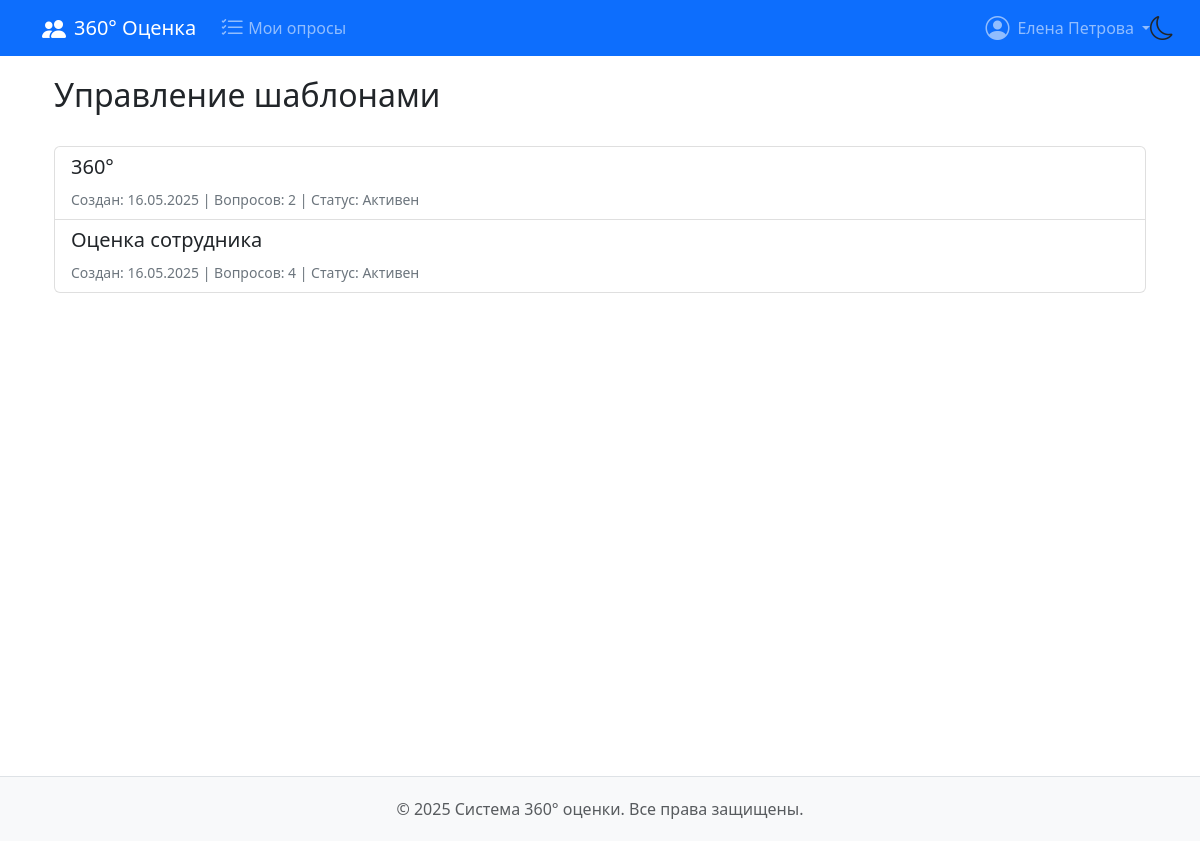
Before: /templates/ (signed in) with the older database file.
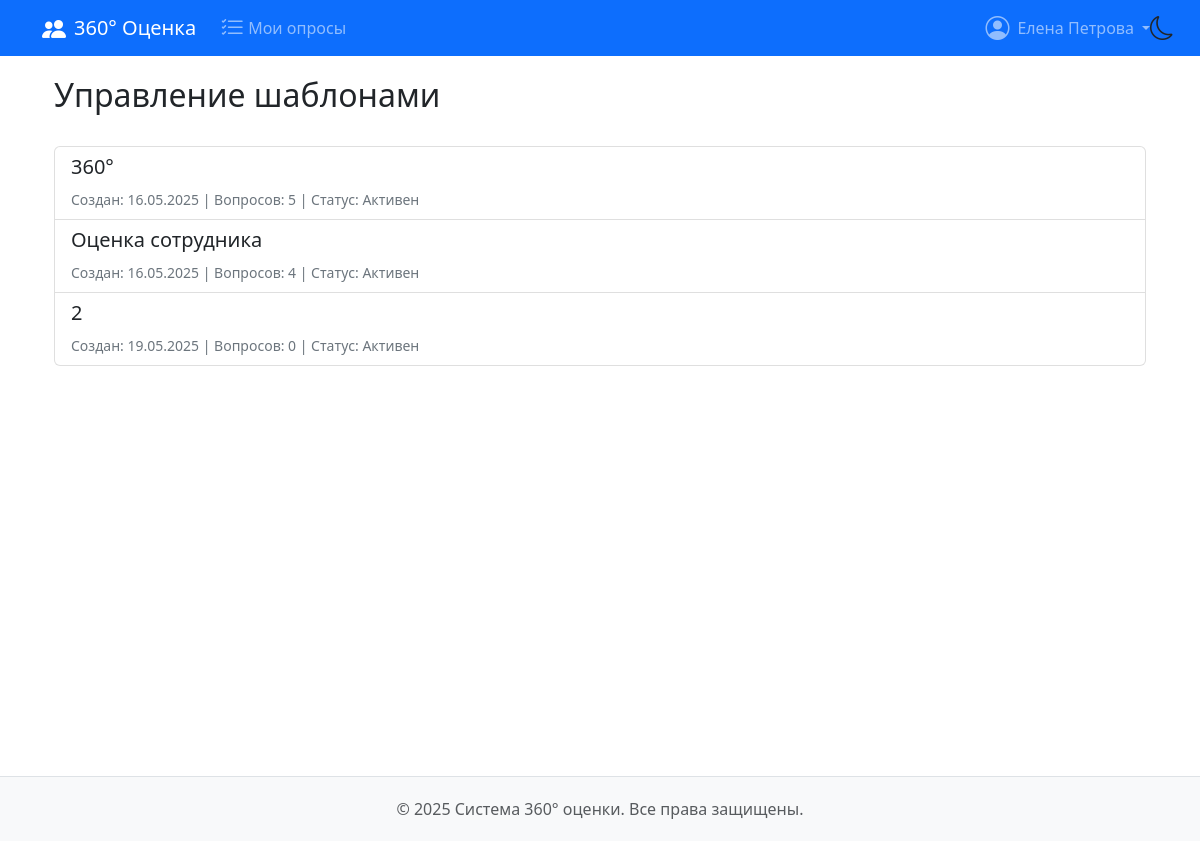
After: the same page with the newer database file.
### feedback360/models.py (models this page shows, shortened)
class User(AbstractUser):
    position = models.CharField(max_length=100, blank=True, null=True)
    department = models.CharField(max_length=100, blank=True, null=True)

class SurveyTemplate(models.Model):
    name = models.CharField('Название шаблона', max_length=255)
    created_by = models.ForeignKey(
        User,
        on_delete=models.SET_NULL,
        null=True,
        editable=False
    )
    created_at = models.DateTimeField(auto_now_add=True)
    is_active = models.BooleanField(
        'Активен',
        default=True,
    )
    class Meta:
        verbose_name = _('Шаблон опроса')
        verbose_name_plural = _('Шаблоны опросов')
        permissions = [
            ('can_manage_templates', 'Может управлять шаблонами'),
        ]

### feedback360/views.py (the view)
# urls.py: path('templates/', views.TemplateListView.as_view(), name='template_list'),
class TemplateListView(AdminRequiredMixin, ListView):
    model = SurveyTemplate
    template_name = 'feedback360/template_list.html'
    context_object_name = 'templates'
    def get_queryset(self):
        return SurveyTemplate.objects.all().prefetch_related('template_questions')

### feedback360/mixins.py (called while the page is built)
    def test_func(self):
        return self.request.user.is_authenticated and (
            self.request.user.is_superuser or
            self.request.user.userrole_set.filter(
                role__name__in=['Администратор']
            ).exists()
        )

### feedback360/templates/feedback360/template_list.html (shortened to what this page needs)
{% extends 'feedback360/base.html' %}
{% block content %}
<div class="container">
    <div class="d-flex justify-content-between align-items-center mb-4">
        <h2>Управление шаблонами</h2>
    </div>
    <div class="list-group custom-list-group">
        {% for template in templates %}
        <div class="list-group-item custom-list-item {% if not template.is_active %}custom-list-item-inactive{% endif %}">
            <div class="d-flex justify-content-between align-items-center">
                <div>
                    <h5>{{ template.name }}</h5>
                    <small class="text-muted custom-text-muted">
                        Создан: {{ template.created_at|date:"d.m.Y" }} |
                        Вопросов: {{ template.template_questions.count }} |
                        Статус: {% if template.is_active %}Активен{% else %}Неактивен{% endif %}
                    </small>
                </div>
            </div>
        </div>
        {% empty %}
        <div class="alert alert-info custom-alert-info">Нет доступных шаблонов</div>
        {% endfor %}
    </div>
</div>
{% endblock %}

### feedback360/templates/feedback360/base.html (shortened to what this page needs)
<!DOCTYPE html>
{% load static %}
<html lang="ru" data-bs-theme="light">
<head>
    <link href="https://cdn.jsdelivr.net/npm/bootstrap@5.3.0/dist/css/bootstrap.min.css" rel="stylesheet">
    <link rel="stylesheet" href="https://cdn.jsdelivr.net/npm/bootstrap-icons@1.11.1/font/bootstrap-icons.css">
    <link rel="stylesheet" href="{% static 'css/styles.css' %}">
</head>
<body>
    <div class="theme-switcher">
        <button id="theme-toggle" class="theme-btn">
            <i id="theme-icon" class="bi bi-moon"></i>
        </button>
    </div>
    {% if user.is_authenticated %}
    <nav class="navbar navbar-expand-lg navbar-dark">
        <div class="container">
            <a class="navbar-brand" href="{% url 'dashboard' %}">
                <i class="bi bi-people-fill me-2"></i>360° Оценка
            </a>
            <div class="collapse navbar-collapse" id="mainNav">
                <ul class="navbar-nav me-auto">
                    {% if user.is_superuser %}
                    <li class="nav-item">
                        <a class="nav-link d-flex align-items-center" href="{% url 'template_list' %}">
                            <i class="bi bi-file-earmark-text me-1"></i>Шаблоны
                        </a>
                    </li>
                    {% else %}
                    <li class="nav-item">
                        <a class="nav-link d-flex align-items-center" href="{% url 'survey_list' %}">
                            <i class="bi bi-list-check me-1"></i>Мои опросы
                        </a>
                    </li>
                    {% endif %}
                </ul>
                <ul class="navbar-nav">
                    <li class="nav-item dropdown">
                        <a class="nav-link dropdown-toggle d-flex align-items-center"
                           href="#"
                           role="button"
                           data-bs-toggle="dropdown"
                           aria-expanded="false">
                            <i class="bi bi-person-circle me-2"></i>{{ user.get_full_name }}
                        </a>
                    </li>
                </ul>
            </div>
        </div>
    </nav>
    {% endif %}
    <main class="container main-content">
        {% block content %}{% endblock %}
    </main>
    <footer class="text-center">
        <div class="container">
            <p class="mb-0 text-muted">
                &copy; {% now "Y" %} Система 360° оценки. Все права защищены.
            </p>
        </div>
    </footer>
</body>
</html>

### feedback360/static/css/styles.css (style rules this page uses)
.navbar-nav { list-style: none; padding-left: 0; }
.nav-link { display: flex !important; align-items: center; padding: 0.5rem 1rem; }
.dropdown-toggle::after { margin-left: 0.5em; vertical-align: middle; }
.bi { font-size: 1.1rem; line-height: 1; vertical-align: -0.125em; }
.main-content { min-height: calc(100vh - 120px); padding-top: 20px; padding-bottom: 40px; }
html, body { transition: background-color 0.3s ease, color 0.3s ease; }

### feedback360/templates/feedback360/base.html (style rules this page uses)
:root { --bg-color: #ffffff; --text-color: #212529; --card-bg: #ffffff; --card-border: #dee2e6; --primary-color: #0d6efd; --navbar-bg: #0d6efd; --footer-bg: #f8f9fa; --list-group-bg: #ffffff; --list-group-border: rgba(0, 0, 0, 0.125); --list-group-hover-bg: #f8f9fa; --list-group-secondary-bg: #e9ecef; --list-group-text: #212529; }
body { background-color: var(--bg-color); color: var(--text-color); transition: background-color 0.3s, color 0.3s; }
.navbar { background-color: var(--navbar-bg) !important; }
footer { background-color: var(--footer-bg) !important; border-top-color: var(--card-border) !important; }
.theme-switcher { position: fixed; top: 6px; right: 20px; z-index: 1000; }
.theme-btn { background: none; border: none; font-size: 1.5rem; cursor: pointer; color: var(--text-color); transition: transform 0.3s; }
footer { padding: 20px 0; margin-top: 40px; border-top: 1px solid var(--card-border); }
.navbar-nav { list-style: none; padding-left: 0; }
.nav-link { display: flex !important; align-items: center; padding: 0.5rem 1rem; }
.dropdown-toggle::after { margin-left: 0.5em; vertical-align: middle; }
.bi { font-size: 1.5rem; line-height: 1; vertical-align: -0.125em; }

### feedback360/templates/feedback360/template_list.html (style rules this page uses)
.custom-list-group { --bs-list-group-bg: var(--list-group-bg); --bs-list-group-border-color: var(--list-group-border); --bs-list-group-color: var(--list-group-text); }
.custom-list-item { background-color: var(--list-group-bg); border-color: var(--list-group-border); color: var(--list-group-text); }
.custom-text-muted { color: var(--text-muted-color) !important; }
:root { --text-muted-color: #6c757d; --alert-info-bg: #d1ecf1; --alert-info-border: #bee5eb; --alert-info-text: #0c5460; }

Changed rows visible on the page:
computed for SurveyTemplate (number 1 of 3 on the later page): template_questions.count "2" → "5"
added SurveyTemplate: name "2", created_at "19.05.2025", template_questions.count "0", is_active "Активен"
